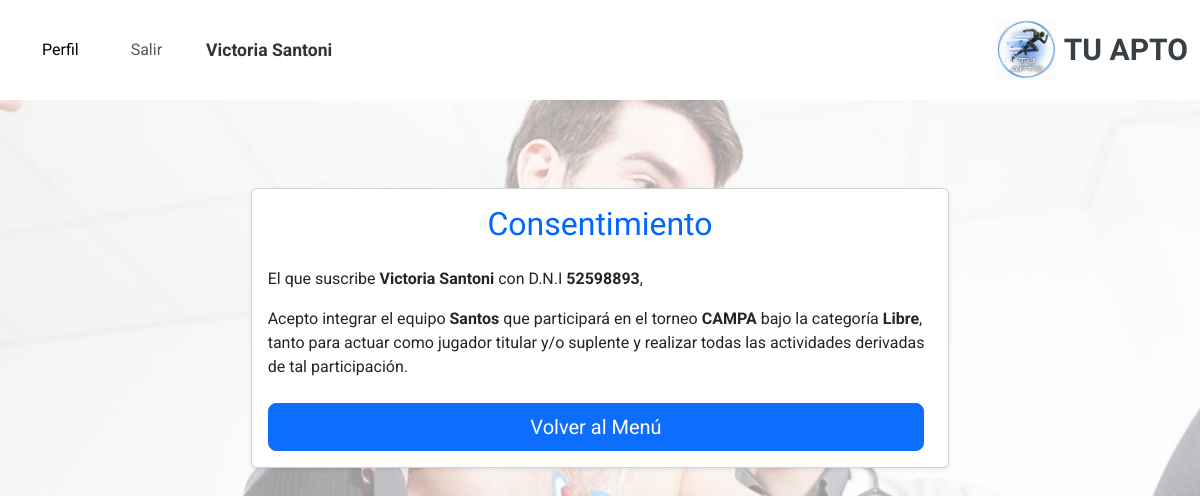
Page /registro-medico/actualizar_consentimiento/15/ (signed in) on the committed database.
### account/models.py (models this page shows, shortened)
class Profile(models.Model):
    user = models.OneToOneField(settings.AUTH_USER_MODEL, on_delete=models.CASCADE)
    nombre = models.CharField(max_length=30, blank=True, null=True)
    apellido = models.CharField(max_length=30, blank=True, null=True)
    dni = models.CharField(max_length=15, blank=True, null=True)
    fecha_nacimiento = models.DateField(blank=True, null=True)
    email = models.EmailField(max_length=254, unique=True)
    rol = models.CharField(
        max_length=20,
        choices=[
            ('jugador', 'Jugador'),  # Valor predeterminado actualizado a "jugador"
            ('medico', 'Médico'),
            ('representante', 'Representante'),
        ],
        default='jugador'
    )
    class Meta:
        ordering = ['user__username']

### persona/models.py (models this page shows, shortened)
class JugadorCategoriaEquipo(models.Model):
    jugador = models.ForeignKey(Jugador, on_delete=models.CASCADE)
    categoria_equipo = models.ForeignKey(CategoriaEquipo, on_delete=models.CASCADE, related_name='jugadores')
    class Meta:
        db_table = 'jugador_categoria_equipo'

class CategoriaEquipo(models.Model):
    categoria = models.ForeignKey(Categoria, on_delete=models.CASCADE, related_name='categoria_equipos')
    equipo = models.ForeignKey(Equipo, on_delete=models.CASCADE, related_name='categoria_equipos')
    class Meta:
        db_table = 'categoria_equipo'
        unique_together = ('categoria', 'equipo')

class Equipo(models.Model):
    nombre = models.CharField(max_length=45)
    class Meta:
        db_table = 'equipo'  # Nombre de la tabla en la base de datos

class Categoria(models.Model):
    nombre = models.CharField(max_length=45)
    torneo = models.ForeignKey(Torneo, on_delete=models.CASCADE, related_name='categorias')
    class Meta:
        db_table = 'categorias'  # Nombre de la tabla en la base de datos
    def __str__(self):
        return self.nombre

class Torneo(models.Model):
    nombre = models.CharField(max_length=100, verbose_name='Nombre')
    descripcion = models.TextField(verbose_name='Descripción',null=True, blank=True)
    direccion = models.CharField(max_length=255, verbose_name='Dirección', null=True, blank=True)
    telefono = models.CharField(max_length=15, verbose_name='Teléfono', null=True, blank=True)
    imagen = models.ImageField(upload_to='imagenes/', null=True, blank=True, verbose_name='Imagen')
    def __str__(self):
        return self.nombre

### RegistroMedico/views.py (the view, shortened to what this page needs)
# urls.py: path('actualizar_consentimiento/<int:pk>/', ActualizarConsentimientoView.as_view(), name='consentimiento'),
class ActualizarConsentimientoView(UpdateView):
    model = RegistroMedico
    fields = ['consentimiento_persona']
    template_name = 'registro_medico/consentimiento.html'
    success_url = reverse_lazy('menu_jugador')
    def get_context_data(self, **kwargs):
        context = super().get_context_data(**kwargs)
        profile = self.request.user.profile
        context['profile'] = profile  # Pasar el perfil al contexto
        ficha_medica = self.get_object()  # Obtiene la instancia actual de RegistroMedico
        context['ficha_medica'] = ficha_medica  # Pasar la ficha médica al contexto
        jugador = ficha_medica.jugador  # Aquí asumimos que hay una relación de OneToOne o ForeignKey en RegistroMedico
        context['jugador_info'] = jugador  # Pasar información del jugador al contexto
        if jugador:
            categorias = JugadorCategoriaEquipo.objects.filter(jugador=jugador)
            context['categorias_equipo'] = categorias  # Pasar las categorías al contexto
        print(f"Ficha médica pk: {ficha_medica.pk}")
        return context

### RegistroMedico/templates/registro_medico/consentimiento.html (shortened to what this page needs)
{% extends 'core/base.html' %}
{% load static %}
{% block content %}
<div class="container mt-5" style="padding: 40px;">
    <div class="row justify-content-center">
        <div class="col-md-8">
            <div class="card shadow-sm">
                <div class="card-body">
                    <h3 class="text-center mb-4">Consentimiento</h3>
                    <p class="text-justify">El que suscribe <strong class="font-size-lg">{{ profile.nombre }} {{ profile.apellido }}</strong> con D.N.I <strong class="font-size-lg">{{ profile.dni }}</strong>,</p>
                    {% for categoria_equipo in categorias_equipo %}
                        <p class="text-justify">
                            Acepto integrar el equipo <strong class="font-size-lg">{{ categoria_equipo.categoria_equipo.equipo.nombre }}</strong> que participará en el torneo <strong class="font-size-lg">{{ categoria_equipo.categoria_equipo.categoria.torneo }}</strong> bajo la categoría <strong class="font-size-lg">{{ categoria_equipo.categoria_equipo.categoria }}</strong>, tanto para actuar como jugador titular y/o suplente y realizar todas las actividades derivadas de tal participación.
                        </p>
                    {% empty %}
                        <p class="text-justify">No hay categorías de equipo disponibles.</p>
                    {% endfor %}
                    <div class="form-group text-center d-flex flex-column flex-md-row justify-content-center mt-4">
                        {% if ficha_medica.consentimiento_persona %}
                            <a href="{% url 'menu_jugador' %}" class="btn btn-primary btn-lg mb-2 mb-md-0 me-md-2 w-100 w-md-auto">Volver al Menú</a>
                        {% else %}
                            <a href="{% url 'menu_jugador' %}" class="btn btn-danger btn-lg mb-2 mb-md-0 me-md-2 w-100 w-md-auto">Cancelar</a>
                            <button type="button" class="btn btn-success btn-lg w-100 w-md-auto" data-bs-toggle="modal" data-bs-target="#confirmModal">Aceptar</button>
                        {% endif %}
                    </div>
                </div>
            </div>
        </div>
    </div>
</div>
{% endblock %}

### core/templates/core/base.html (shortened to what this page needs)
<!DOCTYPE html>
<html lang="en">
<head>
    {% load static %}
    <link rel="stylesheet" href="https://cdnjs.cloudflare.com/ajax/libs/font-awesome/5.15.4/css/all.min.css">
    <link href="https://cdn.jsdelivr.net/npm/bootstrap@5.3.0-alpha1/dist/css/bootstrap.min.css" rel="stylesheet">
    <link href="{% static 'core/vendor/bootstrap/css/bootstrap.min.css' %}" rel="stylesheet">
    <link href="{% static 'core/vendor/bootstrap-icons/bootstrap-icons.css' %}" rel="stylesheet">
    <link href="{% static 'core/vendor/aos/aos.css' %}" rel="stylesheet">
    <link href="{% static 'core/vendor/glightbox/css/glightbox.min.css' %}" rel="stylesheet">
    <link href="{% static 'core/vendor/swiper/swiper-bundle.min.css' %}" rel="stylesheet">
    <link href="{% static 'core/css/main.css' %}" rel="stylesheet">
</head>
<body class="index-page">
    <header id="header" class="header d-flex align-items-center sticky-top">
        <div class="container-fluid position-relative d-flex align-items-center justify-content-between">
                <a href="" class="logo d-flex align-items-center me-auto me-xl-0">
                    <img src="{% static 'core/img/milogo.jpg' %}" alt="Logo"  >
                    <h1 class="sitename" >TU APTO</h1>
                </a>
                <nav id="navmenu" class="navbar navbar-expand-lg navbar-light bg-white">
                    <div class="container-fluid">
                        <div class="collapse navbar-collapse" id="navbarNav">
                            <ul class="navbar-nav ms-auto align-items-center">
                                {% if request.path != '/account/login/' %}
                                    {% if user.is_authenticated %}
                                        <li class="nav-item me-3">
                                            <a href="{% url 'perfil' %}" class="nav-link active">Perfil</a>
                                        </li>
                                        <li class="nav-item me-3">
                                            <button type="button" class="btn btn-link nav-link" data-bs-toggle="modal" data-bs-target="#logoutModal">
                                                Salir
                                            </button>
                                        </li>
                                        <li class="nav-item">
                                            <span class="navbar-text fw-bold">
                                                {{ profile.nombre }} {{ profile.apellido }}
                                            </span>
                                        </li>
                                        {% if profile.rol == 'jugador' %}
                                            <li class="nav-item me-3">
                                                <a href="{% url 'menu_jugador' %}" class="nav-link"></a>
                                            </li>
                                        {% endif %}
                                    {% endif %}
                                {% endif %}
                            </ul>
                        </div>
                    </div>
                </nav>
        </div>
    </header>
    {% block content %}{% endblock %}
</body>
</html>

### core/static/core/css/main.css (style rules this page uses)
:root { --default-font: "Roboto", system-ui, -apple-system, "Segoe UI", Roboto, "Helvetica Neue", Arial, "Noto Sans", "Liberation Sans", sans-serif, "Apple Color Emoji", "Segoe UI Emoji", "Segoe UI Symbol", "Noto Color Emoji"; --heading-font: "Raleway", sans-serif; --nav-font: "Poppins", sans-serif; }
:root { --background-color: #ffffff; --default-color: #444444; --heading-color: #384046; --accent-color: #3498db; --surface-color: #ffffff; --contrast-color: #ffffff; }
:root { --nav-color: #444444; --nav-hover-color: #3498db; --nav-mobile-background-color: #ffffff; --nav-dropdown-background-color: #ffffff; --nav-dropdown-color: #444444; --nav-dropdown-hover-color: #3498db; }
:root { scroll-behavior: smooth; }
body { color: var(--default-color); background-color: var(--background-color); font-family: var(--default-font); }
a { color: var(--accent-color); text-decoration: none; transition: 0.3s; }
h1, h2, h3, h4, h5, h6 { color: var(--heading-color); font-family: var(--heading-font); }
.header { color: var(--default-color); background-color: var(--background-color); padding: 20px 0; transition: all 0.5s; z-index: 997; }
.header .logo { line-height: 1; }
.header .logo img { max-height: 60px; margin-right: 8px; }
.header .logo h1 { font-size: 30px; margin: 0; font-weight: 700; color: var(--heading-color); }
@media (max-width: 1200px) { .header .logo { order: 1; } }
.navbar-nav .nav-link { transition: transform 0.3s ease; }
#navmenu { background-color: #f8f9fa; }
#navmenu .navbar-text { color: #333; font-size: 1.1rem; }
#navmenu .nav-item { padding: 0 10px; }

### rows in the picture
Profile: nombre "Victoria", apellido "Santoni", dni "52598893"
JugadorCategoriaEquipo: categoria_equipo.equipo.nombre "Santos", categoria_equipo.categoria.torneo "CAMPA", categoria_equipo.categoria "Libre"
